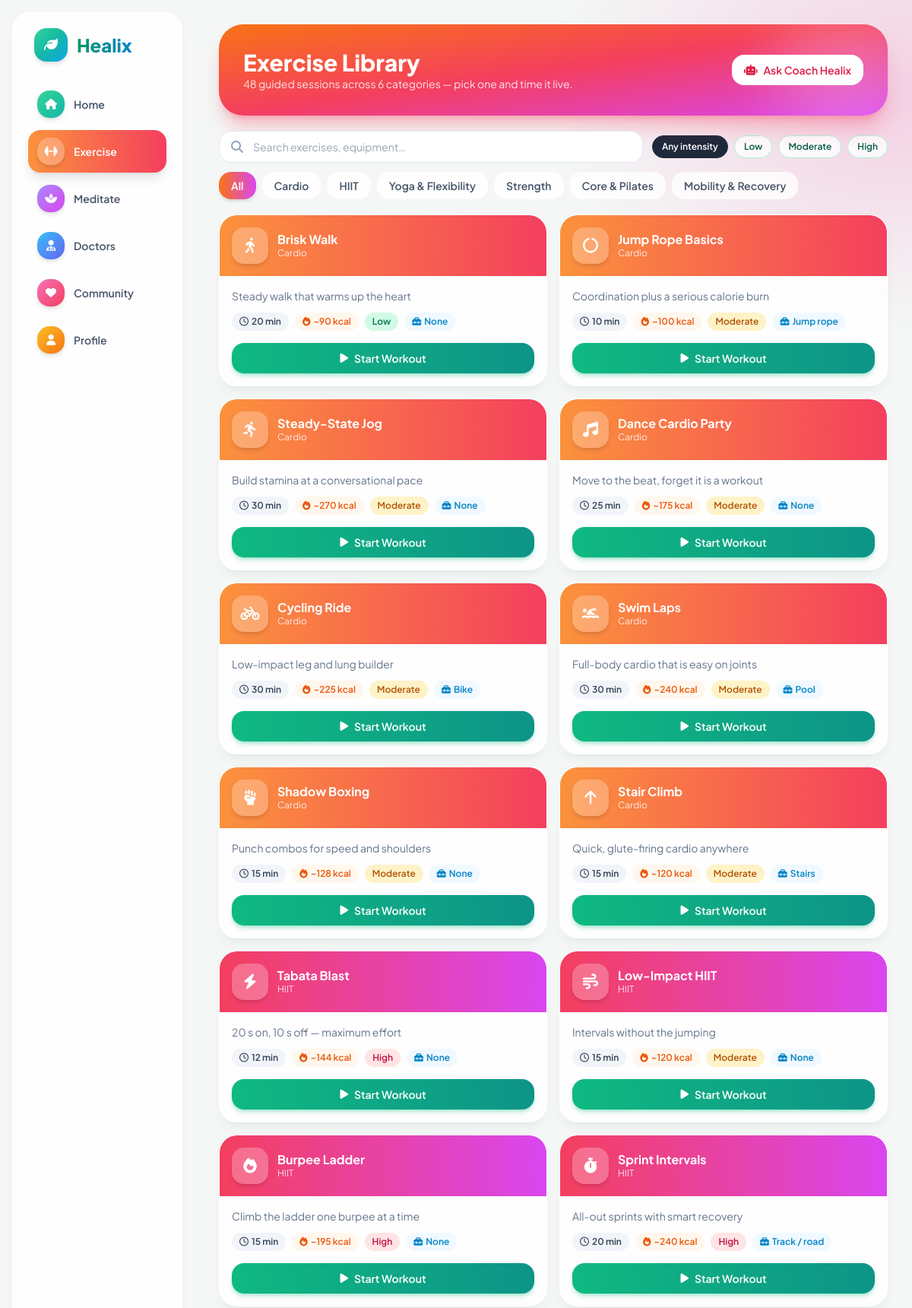
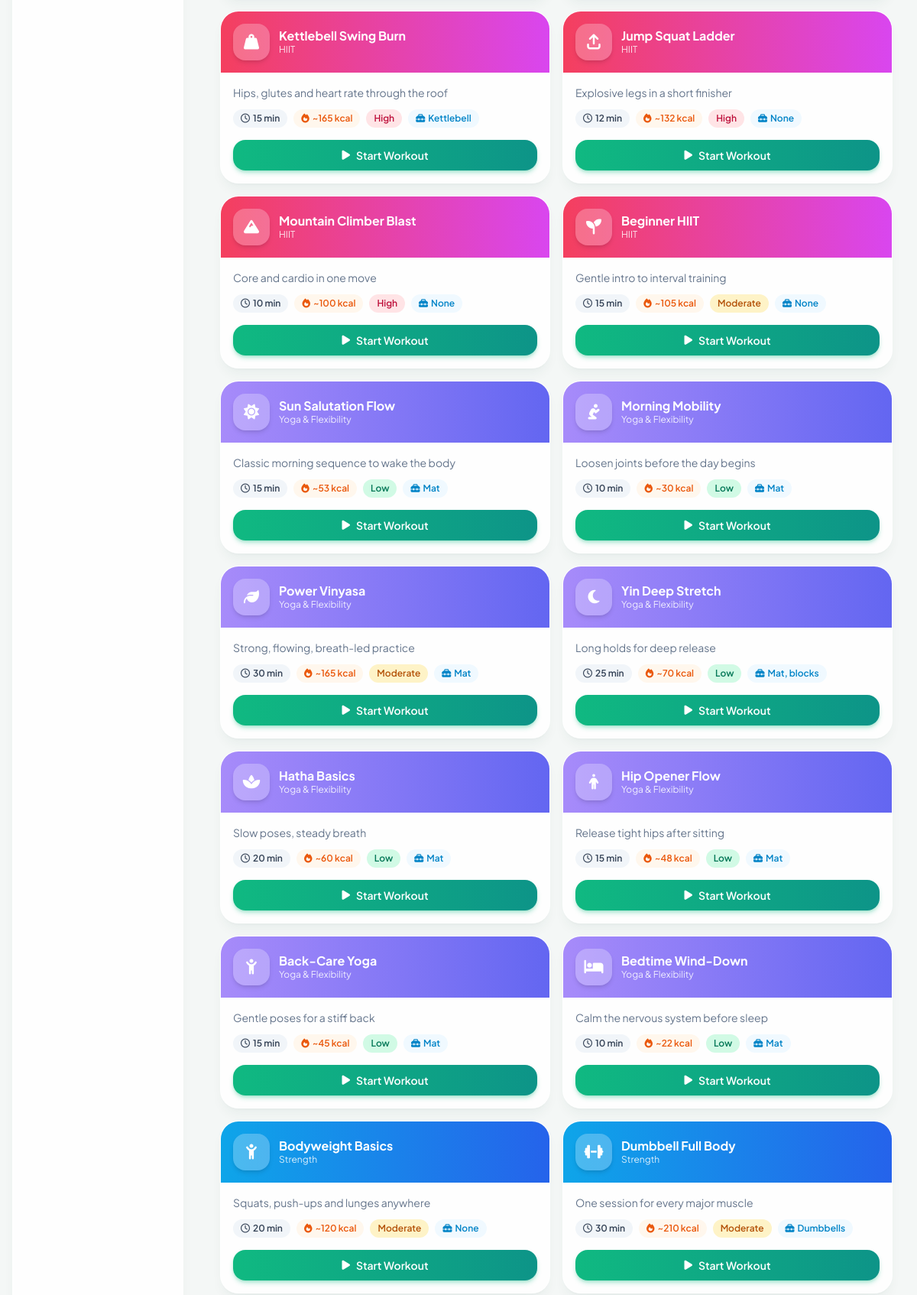
The page /exercise.php (signed in, upper part) on the database its author committed (2 pictures, top to bottom).
### tables this page shows
CREATE TABLE IF NOT EXISTS users (
  id INT UNSIGNED AUTO_INCREMENT PRIMARY KEY,
  name VARCHAR(100) NOT NULL,
  email VARCHAR(150) NOT NULL UNIQUE,
  password_hash VARCHAR(255) NOT NULL,
  height_cm SMALLINT UNSIGNED NULL,
  weight_kg DECIMAL(5,1) NULL,
  target_weight_kg DECIMAL(5,1) NULL,
  age TINYINT UNSIGNED NULL,
  primary_goal VARCHAR(60) NOT NULL DEFAULT 'General Wellness',
  tier_id ENUM('Free','Silver','Gold','Platinum') NOT NULL DEFAULT 'Free',
  gender ENUM('Male','Female','Other') NULL,
  activity_level VARCHAR(20) NOT NULL DEFAULT 'Moderate',
  city VARCHAR(80) NULL,
  bio VARCHAR(200) NULL,
  blood_group VARCHAR(5) NULL,
  medical_notes VARCHAR(300) NULL,
  step_goal INT UNSIGNED NOT NULL DEFAULT 10000,
  water_goal_ml INT UNSIGNED NOT NULL DEFAULT 2500,
  sub_expiry DATE NULL,
  created_at TIMESTAMP NOT NULL DEFAULT CURRENT_TIMESTAMP
);

### config.php (called while the page is built, shortened)
<?php
function db(): PDO {
    static $pdo = null;
    if ($pdo === null) {
        try {
            $pdo = new PDO('mysql:host=' . DB_HOST . ';dbname=' . DB_NAME . ';charset=utf8mb4', DB_USER, DB_PASS, [
                PDO::ATTR_ERRMODE => PDO::ERRMODE_EXCEPTION,
                PDO::ATTR_DEFAULT_FETCH_MODE => PDO::FETCH_ASSOC,
                PDO::ATTR_EMULATE_PREPARES => false,
            ]);
            $pdo->exec("SET NAMES utf8mb4");
        } catch (PDOException $e) {
            error_log('Healix DB error: ' . $e->getMessage());
            http_response_code(500);
            die('Healix could not connect to the database. Please check config.php.');
        }
    }
    return $pdo;
}
function e($s): string { return htmlspecialchars((string)$s, ENT_QUOTES | ENT_SUBSTITUTE, 'UTF-8'); }
function current_user(): ?array {
    $st = db()->prepare('SELECT * FROM users WHERE id = ?');
    $st->execute([$_SESSION['uid']]);
    $u = $st->fetch();
    return $u;
}
function require_login(): array {
    $u = current_user();
    return $u;
}

### exercise.php (the view, shortened to what this page needs)
<?php
require __DIR__ . '/header.php';
$wf = $user['weight_kg'] ? max(0.6, min(1.8, $user['weight_kg'] / 70)) : 1;
$map = []; $cats = array_keys($library);
foreach ($library as $cat => [$grad, $rows]) foreach ($rows as $r) { $f = explode('|', $r); $map[$f[0]] = ['name' => $f[1], 'rate' => (float)$f[4], 'intensity' => $f[5]]; }
$intTone = ['Low' => 'bg-emerald-100 text-emerald-700', 'Moderate' => 'bg-amber-100 text-amber-700', 'High' => 'bg-rose-100 text-rose-700'];
?>
<section class="relative overflow-hidden rounded-[2rem] bg-gradient-to-br from-orange-500 via-rose-500 to-fuchsia-500 p-6 text-white shadow-xl shadow-rose-500/30 sm:p-8">
  <div class="relative flex flex-col gap-4 sm:flex-row sm:items-center sm:justify-between">
    <div><h1 class="text-2xl font-extrabold sm:text-3xl">Exercise Library</h1><p class="text-sm text-white/85"><?= count($map) ?> guided sessions across <?= count($cats) ?> categories — pick one and time it live.</p></div>
    <button class="hx-btn bg-white text-rose-600 hover:bg-rose-50" data-bs-toggle="offcanvas" data-bs-target="#coachCanvas"><i class="fa-solid fa-robot"></i> Ask Coach Healix</button>
  </div>
</section>
<div class="mt-5 flex flex-col gap-3 lg:flex-row lg:items-center">
  <div class="relative flex-1"><i class="fa-solid fa-magnifying-glass absolute left-4 top-1/2 -translate-y-1/2 text-slate-400"></i><input id="q" class="input !pl-11" placeholder="Search exercises, equipment…" autocomplete="off"></div>
  <div class="flex gap-2" id="intTabs"><?php foreach (['All', 'Low', 'Moderate', 'High'] as $i): ?><button class="chip" data-i="<?= $i ?>"><?= $i === 'All' ? 'Any intensity' : $i ?></button><?php endforeach; ?></div>
</div>
<div class="mt-3 flex gap-2 overflow-x-auto pb-1 no-scrollbar" id="catTabs">
  <button class="whitespace-nowrap rounded-2xl px-4 py-2 text-sm font-semibold transition" data-cat="All">All</button>
  <?php foreach ($cats as $c): ?><button class="whitespace-nowrap rounded-2xl px-4 py-2 text-sm font-semibold transition" data-cat="<?= e($c) ?>"><?= e($c) ?></button><?php endforeach; ?>
</div>
<section id="grid" class="mt-4 grid gap-4 sm:grid-cols-2 xl:grid-cols-3">
  <?php foreach ($library as $cat => [$grad, $rows]): foreach ($rows as $r): $f = explode('|', $r); ?>
    <article class="glass lift flex flex-col overflow-hidden p-0" data-cat="<?= e($cat) ?>" data-int="<?= $f[5] ?>" data-text="<?= e(mb_strtolower($f[1] . ' ' . $f[6] . ' ' . $cat . ' ' . $f[7])) ?>">
      <div class="flex items-center gap-3 bg-gradient-to-r <?= $grad ?> p-4 text-white">
        <span class="tile h-12 w-12 bg-white/25 text-xl"><i class="fa-solid <?= $f[2] ?>"></i></span>
        <div class="min-w-0"><h3 class="truncate font-bold"><?= e($f[1]) ?></h3><p class="text-xs text-white/85"><?= e($cat) ?></p></div>
      </div>
      <div class="flex flex-1 flex-col p-4">
        <p class="text-sm text-slate-500"><?= e($f[7]) ?></p>
        <div class="mt-3 flex flex-wrap gap-2 text-xs">
          <span class="rounded-full bg-slate-100 px-2.5 py-1 font-semibold"><i class="fa-regular fa-clock mr-1"></i><?= $f[3] ?> min</span>
          <span class="rounded-full bg-orange-50 px-2.5 py-1 font-semibold text-orange-600"><i class="fa-solid fa-fire mr-1"></i>~<?= round($f[3] * $f[4] * $wf) ?> kcal</span>
          <span class="rounded-full px-2.5 py-1 font-semibold <?= $intTone[$f[5]] ?>"><?= $f[5] ?></span>
          <span class="rounded-full bg-sky-50 px-2.5 py-1 font-semibold text-sky-600"><i class="fa-solid fa-toolbox mr-1"></i><?= e($f[6]) ?></span>
        </div>
        <button class="hx-btn hx-primary mt-4 w-full" onclick="startWorkout('<?= $f[0] ?>')"><i class="fa-solid fa-play"></i> Start Workout</button>
      </div>
    </article>
  <?php endforeach; endforeach; ?>
</section>
<?php include __DIR__ . '/footer.php'; ?>

### head.php (style rules this page uses)
body { background: radial-gradient(900px 520px at 6% -6%, rgba(52,211,153,.38), transparent 60%), radial-gradient(760px 520px at 98% 2%, rgba(244,114,182,.30), transparent 60%), radial-gradient(820px 620px at 50% 108%, rgba(251,191,36,.28), transparent 60%), radial-gradient(640px 420px at 100% 72%, rgba(56,189,248,.30), transparent 60%), radial-gradient(560px 380px at 0% 70%, rgba(167,139,250,.26), transparent 60%), #F4F7F6; background-attachment: fixed; }
.no-scrollbar { scrollbar-width: none; }

### rows shown on the page
users: $f[3]*$f[4]*$wf "90", $f[3]*$f[4]*$wf "100", $f[3]*$f[4]*$wf "270", $f[3]*$f[4]*$wf "175", $f[3]*$f[4]*$wf "225", $f[3]*$f[4]*$wf "240", $f[3]*$f[4]*$wf "128", $f[3]*$f[4]*$wf "120", $f[3]*$f[4]*$wf "144", $f[3]*$f[4]*$wf "195", $f[3]*$f[4]*$wf "165", $f[3]*$f[4]*$wf "132", $f[3]*$f[4]*$wf "105", $f[3]*$f[4]*$wf "53", $f[3]*$f[4]*$wf "30", $f[3]*$f[4]*$wf "70", $f[3]*$f[4]*$wf "60", $f[3]*$f[4]*$wf "48", $f[3]*$f[4]*$wf "45", $f[3]*$f[4]*$wf "22", $f[3]*$f[4]*$wf "210"

### other values the page prints
$n[1] "Home"
$n[1] "Exercise"
$n[1] "Meditate"
$n[1] "Doctors"
$n[1] "Community"
$n[1] "Profile"
count($map) "48"
count($cats) "6"
$i "Low"
$i "Moderate"
$i "High"
$c "Cardio"
$c "HIIT"
$c "Yoga & Flexibility"
$c "Strength"
